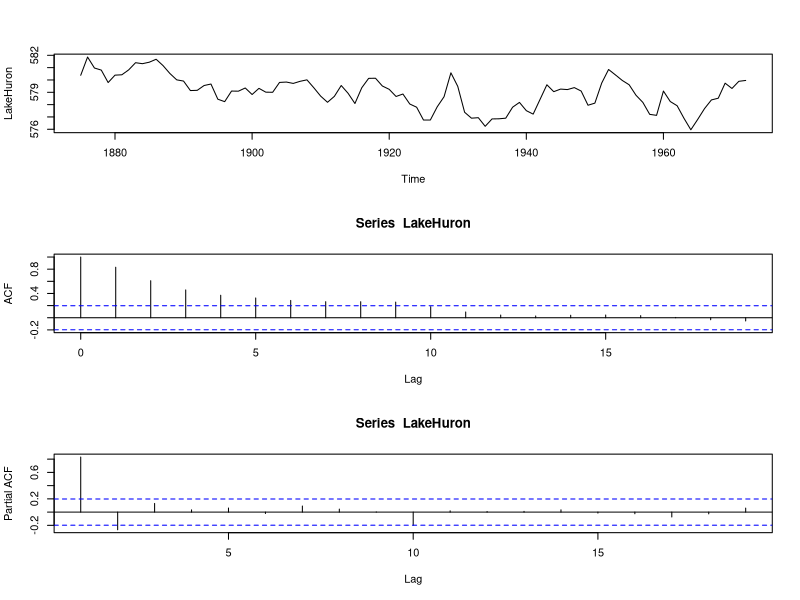

Generate this figure with R:
# Remove all variables from the RStudio Memory
rm(list = ls())
# Remove all visuals from the RStudio Memory
try(dev.off())
# Clear the R console by running CTRL+L or writing the below command
cat("\014")
par( mfrow=c(3,1) )
plot(LakeHuron)
acf(LakeHuron)
acf(LakeHuron, type="partial")